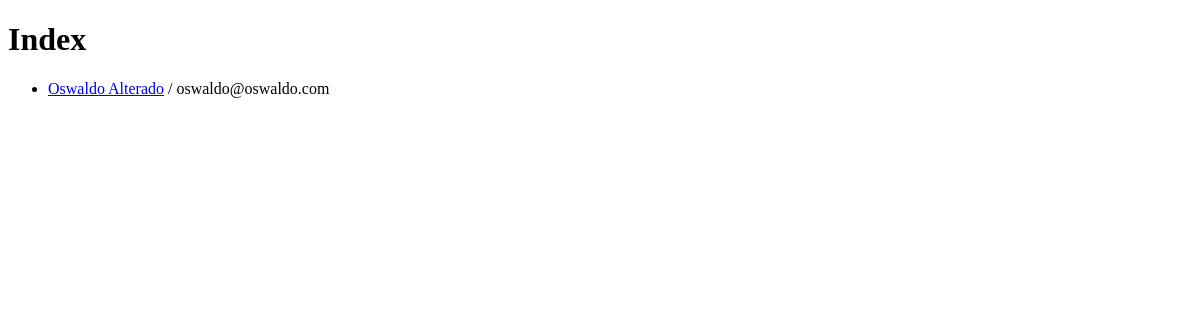
Before: / with the older database file.
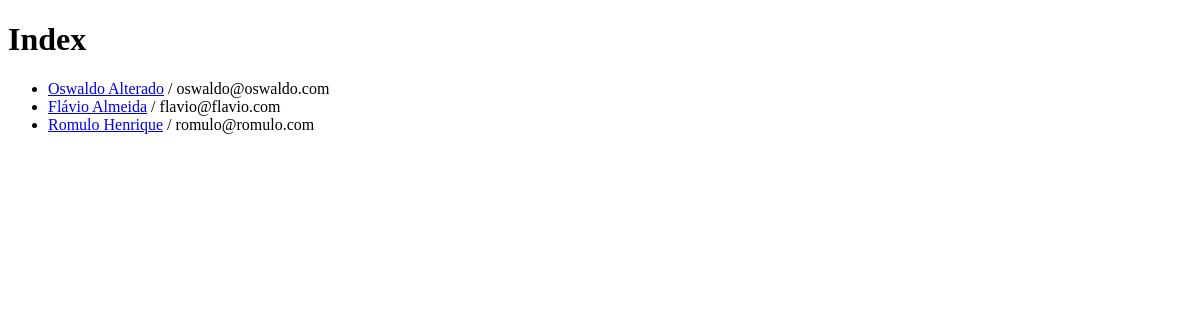
After: the same page with the newer database file.
### perfis/models.py (models this page shows)
class Perfil(models.Model):
	nome = models.CharField(max_length=255, null=False)
	email = models.CharField(max_length=255, null=False)
	telefone = models.CharField(max_length=15, null=False)
	nome_empresa = models.CharField(max_length=255, null=False)

### perfis/views.py (the view)
# urls.py: url(r'^$', 'perfis.views.index', name='index'),
def index(request):
	return render(request, 'index.html', { 'perfis' : Perfil.objects.all()})

### perfis/templates/index.html (shortened to what this page needs)
<!DOCTYPE html>
<html lang="pt-br">
	<head>
	</head>
	<body>
		<h1>Index</h1>
		{% if perfis %}
			<ul>
				{% for perfil in perfis %}
					<li>
						<a href="{% url 'exibir' perfil.id %}">{{ perfil.nome }}</a> / {{ perfil.email }}
					</li>
				{% endfor %}
			</ul>
		{% else %}
			<p>Nenhum Perfil encontrado</p>
		{% endif %}
	</body>
</html>

Changed rows visible on the page:
added Perfil: nome "Flávio Almeida", email "flavio@flavio.com"
added Perfil: nome "Romulo Henrique", email "romulo@romulo.com"
